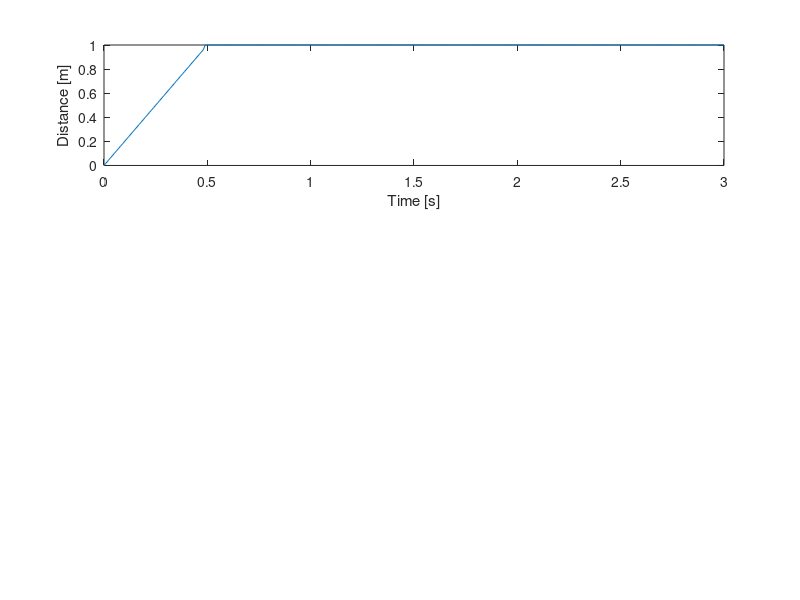

The MATLAB source for this figure: (Note: this script raises an error after producing the figure.)
%% TRANSFER FUNCTION 
clear all
clc
g = 9.81;
l = 1; %cable length

sys = tf([-1 0 0], [l 0 g]);  

% Experiment opstelling:
%theta_opt = 60.85*pi/180; %optimale eindhoek kabel [rad]
theta_opt = pi/4;
dx_robot = 1;  %horizontale verplaatsing robot [m]
dx_object = dx_robot + l*sin(theta_opt); %horizontale verplaatsing bak [m]



x = 0:0.1:dx_robot; %m
time = 0:0.01:3; %s



% Choose desired input: 

% 1 = ramp input constant speed
% 2 = bang-bang motion law (1e orde continu)
% 3 = minimal rms (2e orde continu)
% 4 = 7de graads polynoom (4e orde continu, heel smooth dus eig hoop ik dat
% dit minder goed werkt)

input_type = 1;


% Loop for different velocities
iterations = 4;
indicators = zeros(iterations,2)';

for i = 2:iterations+1
    input = zeros(length(time),1);

    if input_type == 1
        % snelheid robot = v
        v = i; %m/s
        indicators(1,i) =v;

        % t = x/v: tijd vd beweging vd robot voor constante v
        t = dx_robot/v; %s
    
    
        ramp = v*time(1:ceil(t/0.01)); 

        %ramp
        input(1:ceil(t/0.01)) = ramp;
        %constant position at dx_robot
        input(ceil(t/0.01):end) = dx_robot;

        
    end

    if input_type == 2

        % Duratie beweging zelf te kiezen. Neem zelfde tijden als ramp
        T = dx_robot/i;
        tau1 = time(1:ceil(T/(2*0.01)))/T;
        tau2 = time(ceil(T/(2*0.01)):ceil(T/0.01))/T;
        % bang-bang
        S1 = dx_robot*2*(tau1).^2;
        S2 = dx_robot*(-2*tau2.^2+4*tau2-1);

        
        %motion law input
        input(1:ceil(T/(2*0.01))) = S1;
        input(ceil(T/(2*0.01)):ceil(T/(0.01))) = S2;
        %constant position at end
        input(ceil(T/0.01):end) = dx_robot;
    end
    

    if input_type == 3

        % Duratie beweging zelf te kiezen. Neem zelfde tijden als ramp
        T = dx_robot/i;
        tau = time(1:ceil(T/0.01))/T;
        % minimal rms
        S = dx_robot*(3*tau.^2 - 2*tau.^3);

        
        %motion law input
        input(1:ceil(T/(0.01))) = S;
        
        %constant position at end
        input(ceil(T/0.01):end) = dx_robot;
    end

    if input_type == 4

        % Duratie beweging zelf te kiezen. Neem zelfde tijden als ramp
        T = dx_robot/i;
        tau = time(1:ceil(T/0.01))/T;
        % 7th degree polynomial
        S = dx_robot*(-20*tau.^7+70*tau.^6-84*tau.^5+35*tau.^4);

        
        %motion law input
        input(1:ceil(T/(0.01))) = S;
        
        %constant position at end
        input(ceil(T/0.01):end) = dx_robot;
    end

    % Simulation
    [theta,time] = lsim(sys, input, time); 
    
    % Object position in time
    x_obj = input + l*sin(theta);
    y_obj = l*(1-cos(theta));
    
    % Does the object reach the optimal angle at this speed
    max_angle = max(theta);

    %time = timeindex / 100
    disp('SPEED = ')
    disp(i)
    
    if max_angle >= theta_opt
        disp('VVVVVVVVVVVVVVVVVVVVVVVVVVVVVVVVVVVVVVVV')
        disp('Destination can be reached at this speed')
        disp('VVVVVVVVVVVVVVVVVVVVVVVVVVVVVVVVVVVVVVVV')
        
    else
        disp('XXXXXXXXXXXXXXXXXXXXXXXXXXXXXXXXXXXXXXXXX')
        disp('Destination is not reached, speed too low')
        disp('XXXXXXXXXXXXXXXXXXXXXXXXXXXXXXXXXXXXXXXXX')
    end

    disp('----------------------------------------------------------')
    
    
    %plots
    if input_type == 1
        figure
        subplot(3,1,1)
        plot(time, input)
        xlabel('Time [s]')
        ylabel('Distance [m]')
        title('Robot position for v=', i)

        subplot(3,1,2)
        plot(time,theta)
        xlabel('Time [s]')
        ylabel('Angle [rad]')
        hold on
        xline(x(end)/i, 'Color', 'r', 'LineStyle', '--');
        yline(theta_opt, 'Color', 'g', 'LineStyle', '--');
        title('Theta for v=', i)
        
        subplot(3,1,3)
        plot(x_obj,y_obj)
        xlabel('x-distance [m]')
        ylabel('y-distance [m]')
        hold on
        xline(x(end), 'Color', 'r', 'LineStyle', '--');
        title('Object position')

        indicators(2,i) = 2*max(y_obj*2*g/(v^2));

       
    end

    if input_type == 2
        figure
        subplot(3,1,1)
        plot(time, input)
        xlabel('Time [s]')
        ylabel('Distance [m]')
        title('Robot position for T=', T)

        subplot(3,1,2)
        plot(time,theta)
        xlabel('Time [s]')
        ylabel('Angle [rad]')
        hold on
        xline(x(end)/i, 'Color', 'r', 'LineStyle', '--');
        yline(theta_opt, 'Color', 'g', 'LineStyle', '--');
        title('Theta for T=', T)
        
        subplot(3,1,3)
        plot(x_obj,y_obj)
        xlabel('x-distance [m]')
        ylabel('y-distance [m]')
        hold on
        xline(x(end), 'Color', 'r', 'LineStyle', '--');
        title('Object position')
    end

    if input_type == 3
        figure
        subplot(3,1,1)
        plot(time, input)
        xlabel('Time [s]')
        ylabel('Distance [m]')
        title('Robot position for T=', T)

        subplot(3,1,2)
        plot(time,theta)
        xlabel('Time [s]')
        ylabel('Angle [rad]')
        hold on
        xline(x(end)/i, 'Color', 'r', 'LineStyle', '--');
        yline(theta_opt, 'Color', 'g', 'LineStyle', '--');
        title('Theta for T=', T)
        
        subplot(3,1,3)
        plot(x_obj,y_obj)
        xlabel('x-distance [m]')
        ylabel('y-distance [m]')
        hold on
        xline(x(end), 'Color', 'r', 'LineStyle', '--');
        title('Object position')
    end

    if input_type == 4
        figure
        subplot(3,1,1)
        plot(time, input)
        xlabel('Time [s]')
        ylabel('Distance [m]')
        title('Robot position for T=', T)

        subplot(3,1,2)
        plot(time,theta)
        xlabel('Time [s]')
        ylabel('Angle [rad]')
        hold on
        xline(x(end)/i, 'Color', 'r', 'LineStyle', '--');
        yline(theta_opt, 'Color', 'g', 'LineStyle', '--');
        title('Theta for T=', T)
        
        subplot(3,1,3)
        plot(x_obj,y_obj)
        xlabel('x-distance [m]')
        ylabel('y-distance [m]')
        hold on
        xline(x(end), 'Color', 'r', 'LineStyle', '--');
        title('Object position')
    end
end
%disp(indicators)
